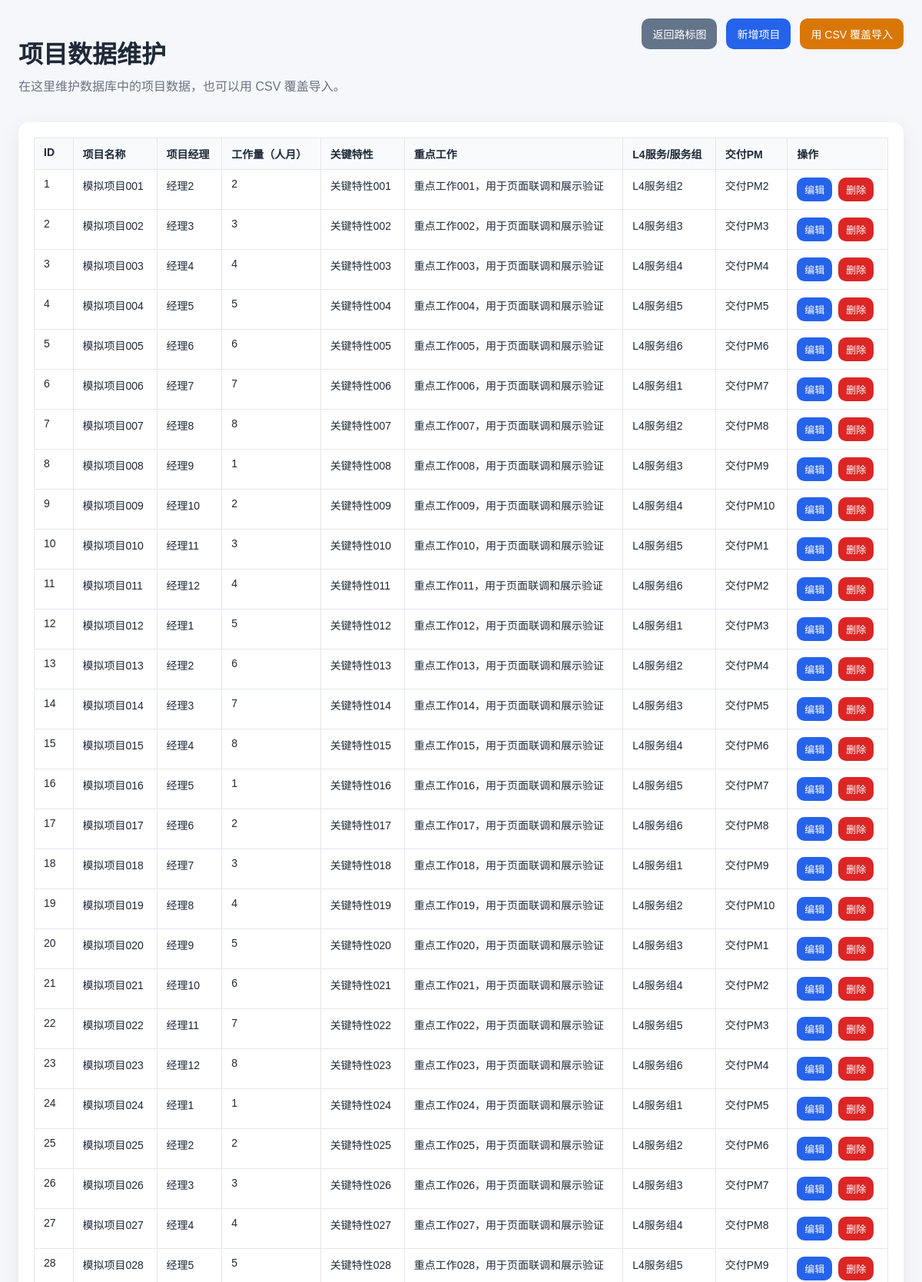
/admin/projects (upper part), run on the app's committed database.
### tables this page shows
CREATE TABLE projects (
                id INTEGER PRIMARY KEY AUTOINCREMENT,
                project_name TEXT,
                project_manager TEXT,
                workload_person_month TEXT,
                focus_work TEXT,
                feature_name TEXT,
                service_group TEXT,
                delivery_pm TEXT,
                "1/31" TEXT,
                "2/28" TEXT,
                "3/31" TEXT,
                "4/30" TEXT,
                "5/31" TEXT,
                "6/30" TEXT,
                "7/31" TEXT,
                "8/31" TEXT,
                "9/30" TEXT,
                "10/31" TEXT,
                "11/30" TEXT,
                "12/31" TEXT,
                created_at TEXT DEFAULT CURRENT_TIMESTAMP,
                updated_at TEXT DEFAULT CURRENT_TIMESTAMP
            );

### src/app.py (the view)
@app.route('/admin/projects')
def admin_projects():
    rows = load_projects()
    return render_template('admin_projects.html', projects=rows, months=MILESTONE_COLUMNS)

### src/app.py (called while the page is built)
def get_conn():
    DB_PATH.parent.mkdir(parents=True, exist_ok=True)
    conn = sqlite3.connect(DB_PATH)
    conn.row_factory = sqlite3.Row
    return conn

def init_db():
    with get_conn() as conn:
        month_defs = ",\n                ".join([f'"{month}" TEXT' for month in MILESTONE_COLUMNS])
        conn.execute(
            f"""
            CREATE TABLE IF NOT EXISTS projects (
                id INTEGER PRIMARY KEY AUTOINCREMENT,
                project_name TEXT,
                project_manager TEXT,
                workload_person_month TEXT,
                focus_work TEXT,
                feature_name TEXT,
                service_group TEXT,
                delivery_pm TEXT,
                {month_defs},
                created_at TEXT DEFAULT CURRENT_TIMESTAMP,
                updated_at TEXT DEFAULT CURRENT_TIMESTAMP
            )
            """
        )
        conn.commit()

def import_csv_if_needed():
    with get_conn() as conn:
        count = conn.execute("SELECT COUNT(*) FROM projects").fetchone()[0]
    if count == 0:
        import_csv(replace=False)

def load_projects():
    init_db()
    import_csv_if_needed()
    with get_conn() as conn:
        rows = conn.execute(
            f"""
            SELECT
                id,
                project_name,
                project_manager,
                workload_person_month,
                focus_work,
                feature_name,
                service_group,
                delivery_pm,
                {', '.join([f'"{month}"' for month in MILESTONE_COLUMNS])}
            FROM projects
            ORDER BY id ASC
            """
        ).fetchall()
        return [dict(row) for row in rows]

### templates/admin_projects.html (shortened to what this page needs)
<!doctype html>
<html lang="zh-CN">
<head>
  <link rel="stylesheet" href="{{ url_for('static', filename='style.css') }}">
</head>
<body>
  <div class="page">
    <header class="toolbar">
      <div>
        <h1>项目数据维护</h1>
        <p>在这里维护数据库中的项目数据，也可以用 CSV 覆盖导入。</p>
      </div>
      <div class="toolbar-actions">
        <a class="button secondary" href="../">返回路标图</a>
        <a class="button" href="{{ url_for('admin_project_new') }}">新增项目</a>
        <form method="post" action="{{ url_for('admin_projects_import_csv') }}" onsubmit="return confirm('确认用 docs/project_table.csv 覆盖导入数据库吗？');">
          <button class="button warning" type="submit">用 CSV 覆盖导入</button>
        </form>
      </div>
    </header>
    {% if projects %}
      <div class="table-wrap card">
        <table class="data-table">
          <thead>
            <tr>
              <th>ID</th>
              <th>项目名称</th>
              <th>项目经理</th>
              <th>工作量（人月）</th>
              <th>关键特性</th>
              <th>重点工作</th>
              <th>L4服务/服务组</th>
              <th>交付PM</th>
              <th>操作</th>
            </tr>
          </thead>
          <tbody>
            {% for project in projects %}
              <tr>
                <td>{{ project.id }}</td>
                <td>{{ project.project_name or '' }}</td>
                <td>{{ project.project_manager or '' }}</td>
                <td>{{ project.workload_person_month or '' }}</td>
                <td>{{ project.feature_name or '' }}</td>
                <td>{{ project.focus_work or '' }}</td>
                <td>{{ project.service_group or '' }}</td>
                <td>{{ project.delivery_pm or '' }}</td>
                <td>
                  <div class="inline-actions">
                    <a class="button small" href="{{ url_for('admin_project_edit', project_id=project.id) }}">编辑</a>
                    <form method="post" action="{{ url_for('admin_project_delete', project_id=project.id) }}" onsubmit="return confirm('确认删除这条项目数据吗？');">
                      <button class="button danger small" type="submit">删除</button>
                    </form>
                  </div>
                </td>
              </tr>
            {% endfor %}
          </tbody>
        </table>
      </div>
    {% else %}
      <div class="empty">当前数据库还没有项目数据。你可以先新增，或者用 CSV 覆盖导入。</div>
    {% endif %}
  </div>
</body>
</html>

### static/style.css (style rules this page uses)
body { margin: 0; font-family: Arial, "PingFang SC", "Microsoft YaHei", sans-serif; background: #f5f7fb; color: #1f2937; }
.page { max-width: 1400px; margin: 0 auto; padding: 24px; }
header h1 { margin-bottom: 8px; }
header p { margin-top: 0; color: #6b7280; }
.toolbar { display: flex; justify-content: space-between; gap: 16px; align-items: flex-start; margin-bottom: 20px; }
.toolbar-actions { display: flex; gap: 12px; align-items: center; flex-wrap: wrap; }
.button { display: inline-flex; align-items: center; justify-content: center; padding: 10px 14px; border-radius: 10px; background: #2563eb; color: #fff; text-decoration: none; border: 0; cursor: pointer; font-size: 14px; }
.button.secondary { background: #64748b; }
.button.warning { background: #d97706; }
.button.danger { background: #dc2626; }
.button.small { padding: 6px 10px; font-size: 13px; }
.card { background: #fff; border-radius: 14px; padding: 20px; box-shadow: 0 8px 24px rgba(15, 23, 42, 0.08); }
.table-wrap { overflow-x: auto; }
.data-table { width: 100%; border-collapse: collapse; }
.data-table th, .data-table td { border: 1px solid #e5e7eb; padding: 10px 12px; text-align: left; vertical-align: top; font-size: 14px; }
.data-table th { background: #f8fafc; }
.inline-actions { display: flex; gap: 8px; flex-wrap: wrap; }

### data on the page
projects: id "1", project_name "模拟项目001", project_manager "经理2", workload_person_month "2", feature_name "关键特性001", focus_work "重点工作001，用于页面联调和展示验证", service_group "L4服务组2", delivery_pm "交付PM2"
projects: id "2", project_name "模拟项目002", project_manager "经理3", workload_person_month "3", feature_name "关键特性002", focus_work "重点工作002，用于页面联调和展示验证", service_group "L4服务组3", delivery_pm "交付PM3"
projects: id "3", project_name "模拟项目003", project_manager "经理4", workload_person_month "4", feature_name "关键特性003", focus_work "重点工作003，用于页面联调和展示验证", service_group "L4服务组4", delivery_pm "交付PM4"
projects: id "4", project_name "模拟项目004", project_manager "经理5", workload_person_month "5", feature_name "关键特性004", focus_work "重点工作004，用于页面联调和展示验证", service_group "L4服务组5", delivery_pm "交付PM5"
projects: id "5", project_name "模拟项目005", project_manager "经理6", workload_person_month "6", feature_name "关键特性005", focus_work "重点工作005，用于页面联调和展示验证", service_group "L4服务组6", delivery_pm "交付PM6"
projects: id "6", project_name "模拟项目006", project_manager "经理7", workload_person_month "7", feature_name "关键特性006", focus_work "重点工作006，用于页面联调和展示验证", service_group "L4服务组1", delivery_pm "交付PM7"
projects: id "7", project_name "模拟项目007", project_manager "经理8", workload_person_month "8", feature_name "关键特性007", focus_work "重点工作007，用于页面联调和展示验证", service_group "L4服务组2", delivery_pm "交付PM8"
projects: id "8", project_name "模拟项目008", project_manager "经理9", workload_person_month "1", feature_name "关键特性008", focus_work "重点工作008，用于页面联调和展示验证", service_group "L4服务组3", delivery_pm "交付PM9"
projects: id "9", project_name "模拟项目009", project_manager "经理10", workload_person_month "2", feature_name "关键特性009", focus_work "重点工作009，用于页面联调和展示验证", service_group "L4服务组4", delivery_pm "交付PM10"
projects: id "10", project_name "模拟项目010", project_manager "经理11", workload_person_month "3", feature_name "关键特性010", focus_work "重点工作010，用于页面联调和展示验证", service_group "L4服务组5", delivery_pm "交付PM1"
projects: id "11", project_name "模拟项目011", project_manager "经理12", workload_person_month "4", feature_name "关键特性011", focus_work "重点工作011，用于页面联调和展示验证", service_group "L4服务组6", delivery_pm "交付PM2"
projects: id "12", project_name "模拟项目012", project_manager "经理1", workload_person_month "5", feature_name "关键特性012", focus_work "重点工作012，用于页面联调和展示验证", service_group "L4服务组1", delivery_pm "交付PM3"
projects: id "13", project_name "模拟项目013", project_manager "经理2", workload_person_month "6", feature_name "关键特性013", focus_work "重点工作013，用于页面联调和展示验证", service_group "L4服务组2", delivery_pm "交付PM4"
projects: id "14", project_name "模拟项目014", project_manager "经理3", workload_person_month "7", feature_name "关键特性014", focus_work "重点工作014，用于页面联调和展示验证", service_group "L4服务组3", delivery_pm "交付PM5"
projects: id "15", project_name "模拟项目015", project_manager "经理4", workload_person_month "8", feature_name "关键特性015", focus_work "重点工作015，用于页面联调和展示验证", service_group "L4服务组4", delivery_pm "交付PM6"
projects: id "16", project_name "模拟项目016", project_manager "经理5", workload_person_month "1", feature_name "关键特性016", focus_work "重点工作016，用于页面联调和展示验证", service_group "L4服务组5", delivery_pm "交付PM7"
projects: id "17", project_name "模拟项目017", project_manager "经理6", workload_person_month "2", feature_name "关键特性017", focus_work "重点工作017，用于页面联调和展示验证", service_group "L4服务组6", delivery_pm "交付PM8"
projects: id "18", project_name "模拟项目018", project_manager "经理7", workload_person_month "3", feature_name "关键特性018", focus_work "重点工作018，用于页面联调和展示验证", service_group "L4服务组1", delivery_pm "交付PM9"
projects: id "19", project_name "模拟项目019", project_manager "经理8", workload_person_month "4", feature_name "关键特性019", focus_work "重点工作019，用于页面联调和展示验证", service_group "L4服务组2", delivery_pm "交付PM10"
projects: id "20", project_name "模拟项目020", project_manager "经理9", workload_person_month "5", feature_name "关键特性020", focus_work "重点工作020，用于页面联调和展示验证", service_group "L4服务组3", delivery_pm "交付PM1"
projects: id "21", project_name "模拟项目021", project_manager "经理10", workload_person_month "6", feature_name "关键特性021", focus_work "重点工作021，用于页面联调和展示验证", service_group "L4服务组4", delivery_pm "交付PM2"
projects: id "22", project_name "模拟项目022", project_manager "经理11", workload_person_month "7", feature_name "关键特性022", focus_work "重点工作022，用于页面联调和展示验证", service_group "L4服务组5", delivery_pm "交付PM3"
projects: id "23", project_name "模拟项目023", project_manager "经理12", workload_person_month "8", feature_name "关键特性023", focus_work "重点工作023，用于页面联调和展示验证", service_group "L4服务组6", delivery_pm "交付PM4"
projects: id "24", project_name "模拟项目024", project_manager "经理1", workload_person_month "1", feature_name "关键特性024", focus_work "重点工作024，用于页面联调和展示验证", service_group "L4服务组1", delivery_pm "交付PM5"
projects: id "25", project_name "模拟项目025", project_manager "经理2", workload_person_month "2", feature_name "关键特性025", focus_work "重点工作025，用于页面联调和展示验证", service_group "L4服务组2", delivery_pm "交付PM6"
projects: id "26", project_name "模拟项目026", project_manager "经理3", workload_person_month "3", feature_name "关键特性026", focus_work "重点工作026，用于页面联调和展示验证", service_group "L4服务组3", delivery_pm "交付PM7"
projects: id "27", project_name "模拟项目027", project_manager "经理4", workload_person_month "4", feature_name "关键特性027", focus_work "重点工作027，用于页面联调和展示验证", service_group "L4服务组4", delivery_pm "交付PM8"
projects: id "28", project_name "模拟项目028", project_manager "经理5", workload_person_month "5", feature_name "关键特性028", focus_work "重点工作028，用于页面联调和展示验证", service_group "L4服务组5", delivery_pm "交付PM9"
